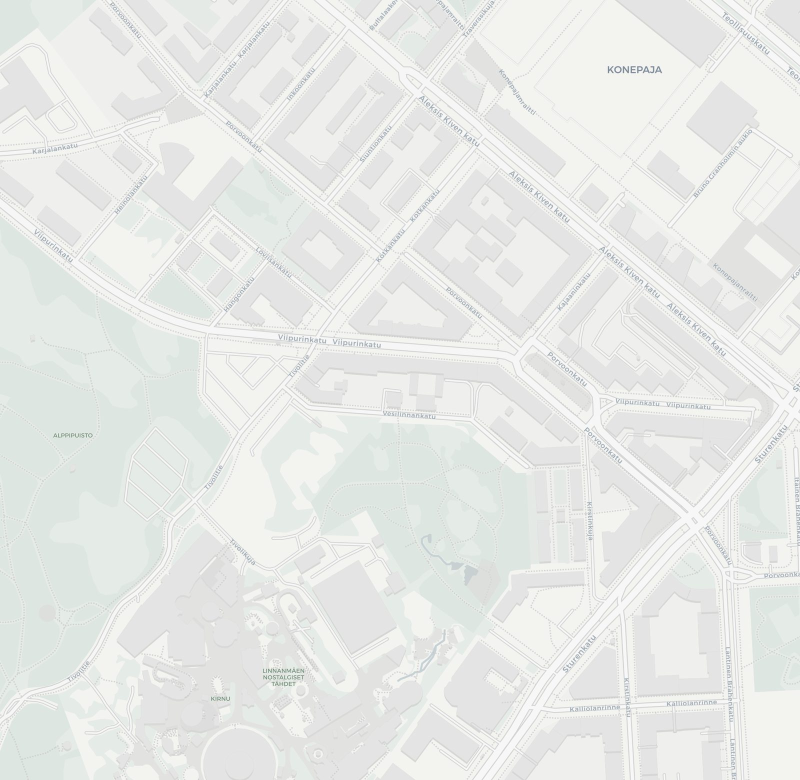
#> input picture assets/basemap-light.jpg, 1600 x 1560 px (shown at 1/2 size)
$ python score.py ../assets/basemap-light.jpg
#> lines starting #> are read from the running program, lines starting #| are printed output that depends on the picture
### scripts/quantize.py
#!/usr/bin/env python3
"""Celebi colour quantization — Wu's cut, then weighted k-means.

A port of material-color-utilities (Google, Apache-2.0): `quantize/
quantizer_wu.ts`, `quantizer_wsmeans.ts` and `quantizer_celebi.ts`. It is the
quantizer Android runs on a wallpaper to build a Material You theme, so using
it here means a festival's poster is read the way the design system's own
reference implementation reads an image.

Two stages, which is the whole idea of Celebi's 2011 paper (*Improving the
Performance of K-Means for Color Quantization*, arXiv:1101.0395): k-means is
sensitive to where its centroids start, and random starts give a different
answer every run and a worse one on average. So Wu's algorithm runs first — it
cuts the RGB cube along whichever axis removes the most variance, which is
deterministic and cheap — and its output seeds k-means. What k-means then does
is fix Wu's blind spot: a cube cut is axis-aligned, and colours do not group
into boxes.

The k-means half works in CIELAB rather than in RGB, as the reference does:
distance in RGB is not distance to the eye, and clusters formed in it merge
colours nobody would call the same. Hue and chroma are read in CAM16 afterwards
by `hct.py`, which is where they matter.

Deterministic on purpose. The reference seeds its initial assignment with
`Math.random()`; a build that reads a colour off a picture has to give the same
answer every time it runs, or a rebuild quietly re-themes the site. The
randomness is kept — it is part of the algorithm — but drawn from a generator
seeded with a constant.
"""
from __future__ import annotations

import random

# ── Wu ─────────────────────────────────────────────────
# The cube is quantized to 32 levels a side, plus one because the moment tables
# are cumulative and index 0 holds the running zero.
INDEX_BITS = 5
SIDE_LENGTH = 33
TOTAL_SIZE = SIDE_LENGTH ** 3
RED, GREEN, BLUE = 0, 1, 2


def _index(r: int, g: int, b: int) -> int:
    return (r << (INDEX_BITS * 2)) + (r << (INDEX_BITS + 1)) + r + \
        (g << INDEX_BITS) + g + b


class _Box:
    __slots__ = ("r0", "r1", "g0", "g1", "b0", "b1", "vol")

    def __init__(self):
        self.r0 = self.r1 = self.g0 = self.g1 = self.b0 = self.b1 = 0
        self.vol = 0


class _Wu:
    def __init__(self):
        z = [0] * TOTAL_SIZE
        self.weights = list(z)
        self.moments_r = list(z)
        self.moments_g = list(z)
        self.moments_b = list(z)
        self.moments = [0.0] * TOTAL_SIZE
        self.cubes: list[_Box] = []

    def quantize(self, counts: dict[int, int], max_colors: int) -> list[int]:
        self._histogram(counts)
        self._moments()
        n = self._boxes(max_colors)
        return self._result(n)

    def _histogram(self, counts: dict[int, int]) -> None:
        shift = 8 - INDEX_BITS
        for argb, count in counts.items():
            r = (argb >> 16) & 0xff
            g = (argb >> 8) & 0xff
            b = argb & 0xff
            i = _index((r >> shift) + 1, (g >> shift) + 1, (b >> shift) + 1)
            self.weights[i] += count
            self.moments_r[i] += count * r
            self.moments_g[i] += count * g
            self.moments_b[i] += count * b
            self.moments[i] += count * (r * r + g * g + b * b)

    def _moments(self) -> None:
        """Turn the histogram into summed-area tables, so the weight of any
        box is four lookups rather than a walk."""
        for r in range(1, SIDE_LENGTH):
            area = [0] * SIDE_LENGTH
            area_r = [0] * SIDE_LENGTH
            area_g = [0] * SIDE_LENGTH
            area_b = [0] * SIDE_LENGTH
            area2 = [0.0] * SIDE_LENGTH
            for g in range(1, SIDE_LENGTH):
                line = line_r = line_g = line_b = 0
                line2 = 0.0
                for b in range(1, SIDE_LENGTH):
                    i = _index(r, g, b)
                    line += self.weights[i]
                    line_r += self.moments_r[i]
                    line_g += self.moments_g[i]
                    line_b += self.moments_b[i]
                    line2 += self.moments[i]
                    area[b] += line
                    area_r[b] += line_r
                    area_g[b] += line_g
                    area_b[b] += line_b
                    area2[b] += line2
                    prev = _index(r - 1, g, b)
                    self.weights[i] = self.weights[prev] + area[b]
                    self.moments_r[i] = self.moments_r[prev] + area_r[b]
                    self.moments_g[i] = self.moments_g[prev] + area_g[b]
                    self.moments_b[i] = self.moments_b[prev] + area_b[b]
                    self.moments[i] = self.moments[prev] + area2[b]

    def _boxes(self, max_colors: int) -> int:
        self.cubes = [_Box() for _ in range(max_colors)]
        variance = [0.0] * max_colors
        self.cubes[0].r1 = self.cubes[0].g1 = self.cubes[0].b1 = SIDE_LENGTH - 1
        generated = max_colors
        nxt = 0
        i = 1
        while i < max_colors:
            if self._cut(self.cubes[nxt], self.cubes[i]):
                variance[nxt] = self._variance(self.cubes[nxt]) \
                    if self.cubes[nxt].vol > 1 else 0.0
                variance[i] = self._variance(self.cubes[i]) \
                    if self.cubes[i].vol > 1 else 0.0
            else:
                variance[nxt] = 0.0
                i -= 1
            nxt = 0
            temp = variance[0]
            for j in range(1, i + 1):
                if variance[j] > temp:
                    temp = variance[j]
                    nxt = j
            if temp <= 0.0:
                generated = i + 1
                break
            i += 1
        return generated

    def _result(self, count: int) -> list[int]:
        out = []
        for i in range(count):
            cube = self.cubes[i]
            w = self._volume(cube, self.weights)
            if w > 0:
                r = round(self._volume(cube, self.moments_r) / w)
                g = round(self._volume(cube, self.moments_g) / w)
                b = round(self._volume(cube, self.moments_b) / w)
                out.append((0xff << 24) | ((r & 0xff) << 16)
                           | ((g & 0xff) << 8) | (b & 0xff))
        return out

    def _variance(self, cube: _Box) -> float:
        dr = self._volume(cube, self.moments_r)
        dg = self._volume(cube, self.moments_g)
        db = self._volume(cube, self.moments_b)
        m = self.moments
        xx = (m[_index(cube.r1, cube.g1, cube.b1)]
              - m[_index(cube.r1, cube.g1, cube.b0)]
              - m[_index(cube.r1, cube.g0, cube.b1)]
              + m[_index(cube.r1, cube.g0, cube.b0)]
              - m[_index(cube.r0, cube.g1, cube.b1)]
              + m[_index(cube.r0, cube.g1, cube.b0)]
              + m[_index(cube.r0, cube.g0, cube.b1)]
              - m[_index(cube.r0, cube.g0, cube.b0)])
        return xx - (dr * dr + dg * dg + db * db) / self._volume(cube, self.weights)

    def _cut(self, one: _Box, two: _Box) -> bool:
        whole_r = self._volume(one, self.moments_r)
        whole_g = self._volume(one, self.moments_g)
        whole_b = self._volume(one, self.moments_b)
        whole_w = self._volume(one, self.weights)
        mr = self._maximize(one, RED, one.r0 + 1, one.r1,
                            whole_r, whole_g, whole_b, whole_w)
        mg = self._maximize(one, GREEN, one.g0 + 1, one.g1,
                            whole_r, whole_g, whole_b, whole_w)
        mb = self._maximize(one, BLUE, one.b0 + 1, one.b1,
                            whole_r, whole_g, whole_b, whole_w)
        if mr[1] >= mg[1] and mr[1] >= mb[1]:
            if mr[0] < 0:
                return False
            direction = RED
        elif mg[1] >= mr[1] and mg[1] >= mb[1]:
            direction = GREEN
        else:
            direction = BLUE
        two.r1, two.g1, two.b1 = one.r1, one.g1, one.b1
        if direction == RED:
            one.r1 = mr[0]
            two.r0, two.g0, two.b0 = one.r1, one.g0, one.b0
        elif direction == GREEN:
            one.g1 = mg[0]
            two.r0, two.g0, two.b0 = one.r0, one.g1, one.b0
        else:
            one.b1 = mb[0]
            two.r0, two.g0, two.b0 = one.r0, one.g0, one.b1
        one.vol = (one.r1 - one.r0) * (one.g1 - one.g0) * (one.b1 - one.b0)
        two.vol = (two.r1 - two.r0) * (two.g1 - two.g0) * (two.b1 - two.b0)
        return True

    def _maximize(self, cube, direction, first, last,
                  whole_r, whole_g, whole_b, whole_w) -> tuple[int, float]:
        br = self._bottom(cube, direction, self.moments_r)
        bg = self._bottom(cube, direction, self.moments_g)
        bb = self._bottom(cube, direction, self.moments_b)
        bw = self._bottom(cube, direction, self.weights)
        best, cut = 0.0, -1
        for i in range(first, last):
            hr = br + self._top(cube, direction, i, self.moments_r)
            hg = bg + self._top(cube, direction, i, self.moments_g)
            hb = bb + self._top(cube, direction, i, self.moments_b)
            hw = bw + self._top(cube, direction, i, self.weights)
            if hw == 0:
                continue
            temp = (hr * hr + hg * hg + hb * hb) / hw
            hr, hg, hb, hw = whole_r - hr, whole_g - hg, whole_b - hb, whole_w - hw
            if hw == 0:
                continue
            temp += (hr * hr + hg * hg + hb * hb) / hw
            if temp > best:
                best, cut = temp, i
        return cut, best

    def _volume(self, c: _Box, m) -> float:
        return (m[_index(c.r1, c.g1, c.b1)] - m[_index(c.r1, c.g1, c.b0)]
                - m[_index(c.r1, c.g0, c.b1)] + m[_index(c.r1, c.g0, c.b0)]
                - m[_index(c.r0, c.g1, c.b1)] + m[_index(c.r0, c.g1, c.b0)]
                + m[_index(c.r0, c.g0, c.b1)] - m[_index(c.r0, c.g0, c.b0)])

    def _bottom(self, c: _Box, direction: int, m) -> float:
        if direction == RED:
            return (-m[_index(c.r0, c.g1, c.b1)] + m[_index(c.r0, c.g1, c.b0)]
                    + m[_index(c.r0, c.g0, c.b1)] - m[_index(c.r0, c.g0, c.b0)])
        if direction == GREEN:
            return (-m[_index(c.r1, c.g0, c.b1)] + m[_index(c.r1, c.g0, c.b0)]
                    + m[_index(c.r0, c.g0, c.b1)] - m[_index(c.r0, c.g0, c.b0)])
        return (-m[_index(c.r1, c.g1, c.b0)] + m[_index(c.r1, c.g0, c.b0)]
                + m[_index(c.r0, c.g1, c.b0)] - m[_index(c.r0, c.g0, c.b0)])

    def _top(self, c: _Box, direction: int, pos: int, m) -> float:
        if direction == RED:
            return (m[_index(pos, c.g1, c.b1)] - m[_index(pos, c.g1, c.b0)]
                    - m[_index(pos, c.g0, c.b1)] + m[_index(pos, c.g0, c.b0)])
        if direction == GREEN:
            return (m[_index(c.r1, pos, c.b1)] - m[_index(c.r1, pos, c.b0)]
                    - m[_index(c.r0, pos, c.b1)] + m[_index(c.r0, pos, c.b0)])
        return (m[_index(c.r1, c.g1, pos)] - m[_index(c.r1, c.g0, pos)]
                - m[_index(c.r0, c.g1, pos)] + m[_index(c.r0, c.g0, pos)])


# ── weighted square means ──────────────────────────────
MAX_ITERATIONS = 10
MIN_MOVEMENT_DISTANCE = 3.0

_E = 216 / 24389
_KAPPA = 24389 / 27
_WHITE = (95.047, 100.0, 108.883)


def _lab(argb: int) -> tuple[float, float, float]:
    def lin(v):
        n = v / 255.0
        return (n / 12.92) * 100.0 if n <= 0.040449936 else \
            ((n + 0.055) / 1.055) ** 2.4 * 100.0
    r = lin((argb >> 16) & 0xff)
    g = lin((argb >> 8) & 0xff)
    b = lin(argb & 0xff)
    x = (0.41233895 * r + 0.35762064 * g + 0.18051042 * b) / _WHITE[0]
    y = (0.2126 * r + 0.7152 * g + 0.0722 * b) / _WHITE[1]
    z = (0.01932141 * r + 0.11916382 * g + 0.95034478 * b) / _WHITE[2]
    f = lambda t: t ** (1 / 3) if t > _E else (_KAPPA * t + 16) / 116
    fx, fy, fz = f(x), f(y), f(z)
    return 116 * fy - 16, 500 * (fx - fy), 200 * (fy - fz)


def _argb_from_lab(L: float, a: float, b: float) -> int:
    fy = (L + 16) / 116
    fx, fz = fy + a / 500, fy - b / 200
    g_ = lambda t: t ** 3 if t ** 3 > _E else (116 * t - 16) / _KAPPA
    x, y, z = g_(fx) * _WHITE[0], g_(fy) * _WHITE[1], g_(fz) * _WHITE[2]
    rl = (3.2413774792388685 * x - 1.5376652402851851 * y - 0.49885366846268053 * z) / 100
    gl = (-0.9691452513005321 * x + 1.8758853451067872 * y + 0.04156585616912061 * z) / 100
    bl = (0.05562093689691305 * x - 0.20395524564742123 * y + 1.0571799111220335 * z) / 100
    def srgb(v):
        v = 12.92 * v if v <= 0.0031308 else 1.055 * max(v, 0.0) ** (1 / 2.4) - 0.055
        return max(0, min(255, round(v * 255)))
    return (0xff << 24) | (srgb(rl) << 16) | (srgb(gl) << 8) | srgb(bl)


def _dist2(p, q) -> float:
    return (p[0] - q[0]) ** 2 + (p[1] - q[1]) ** 2 + (p[2] - q[2]) ** 2


def _wsmeans(counts: dict[int, int], starts: list[int],
             cluster_count: int) -> dict[int, int]:
    rng = random.Random(0)
    pixels = list(counts.keys())
    points = [_lab(p) for p in pixels]
    weights = [counts[p] for p in pixels]
    n = len(points)

    clusters = [_lab(c) for c in starts][:cluster_count]
    for _ in range(cluster_count - len(clusters)):
        clusters.append((rng.random() * 100.0,
                         rng.random() * 201.0 - 100.0,
                         rng.random() * 201.0 - 100.0))
    k = len(clusters)
    if not k:
        return {}
    idx = [rng.randrange(k) for _ in range(n)]
    sums = [0] * k

    for iteration in range(MAX_ITERATIONS):
        # Distances between clusters, sorted — the optimisation the paper is
        # named for: if a rival cluster is more than twice as far away as the
        # one a point already belongs to, it cannot win, so it is never
        # measured. (Squared distances throughout, hence 4×.)
        near = []
        for i in range(k):
            row = sorted(((_dist2(clusters[i], clusters[j]), j)
                          for j in range(k)), key=lambda t: t[0])
            near.append(row)

        moved = 0
        for i in range(n):
            point = points[i]
            prev = idx[i]
            prev_d = _dist2(point, clusters[prev])
            best_d, best = prev_d, -1
            for d_cluster, j in near[prev]:
                if d_cluster >= 4 * prev_d:
                    break
                d = _dist2(point, clusters[j])
                if d < best_d:
                    best_d, best = d, j
            if best != -1 and abs(best_d ** .5 - prev_d ** .5) > MIN_MOVEMENT_DISTANCE:
                moved += 1
                idx[i] = best
        if moved == 0 and iteration != 0:
            break

        a_s = [0.0] * k
        b_s = [0.0] * k
        c_s = [0.0] * k
        sums = [0] * k
        for i in range(n):
            c = idx[i]
            w = weights[i]
            sums[c] += w
            a_s[c] += points[i][0] * w
            b_s[c] += points[i][1] * w
            c_s[c] += points[i][2] * w
        for i in range(k):
            if sums[i] == 0:
                clusters[i] = (0.0, 0.0, 0.0)
            else:
                clusters[i] = (a_s[i] / sums[i], b_s[i] / sums[i], c_s[i] / sums[i])

    out: dict[int, int] = {}
    for i in range(k):
        if sums[i] == 0:
            continue
        argb = _argb_from_lab(*clusters[i])
        out[argb] = out.get(argb, 0) + sums[i]
    return out


def celebi(counts: dict[int, int], max_colors: int = 128) -> dict[int, int]:
    """{argb: population} for an image, given {argb: count} of its pixels."""
    if not counts:
        return {}
    wu = _Wu().quantize(counts, max_colors)
    return _wsmeans(counts, wu, max_colors)


def counts_from_image(path, sample: int = 128) -> dict[int, int]:
    """Every pixel of the picture, tallied by colour.

    Downsampled first, and with NEAREST: averaging neighbouring pixels invents
    colours that are in no part of the picture — a red beside a cream becomes a
    pink that was never printed — and inventing colours is the one thing a
    colour reader must not do. Fully transparent pixels are skipped, as the
    reference does.
    """
#> called with path = '../assets/basemap-light.jpg', sample = 128
    from PIL import Image
    im = Image.open(path).convert("RGBA")
    im.thumbnail((sample, sample), Image.Resampling.NEAREST)
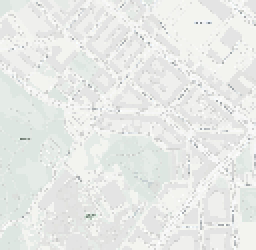
#> im: PIL image 128x125 RGBA (shown 2 times larger); mean R, G, B, A 231.9, 233.9, 231.4, 255
    counts: dict[int, int] = {}
    for r, g, b, a in im.getdata():
        if a < 255:
            continue
        argb = (0xff << 24) | (r << 16) | (g << 8) | b
        counts[argb] = counts.get(argb, 0) + 1
#> this loop made 16000 passes
#> (r, g, b, argb) on passes 1 to 3: (221, 230, 225, 4292732641), (221, 230, 225, 4292732641), (221, 230, 225, 4292732641)
#> after the loop, counts = 849 items
#> (the rest of the program and of its run is left out)
